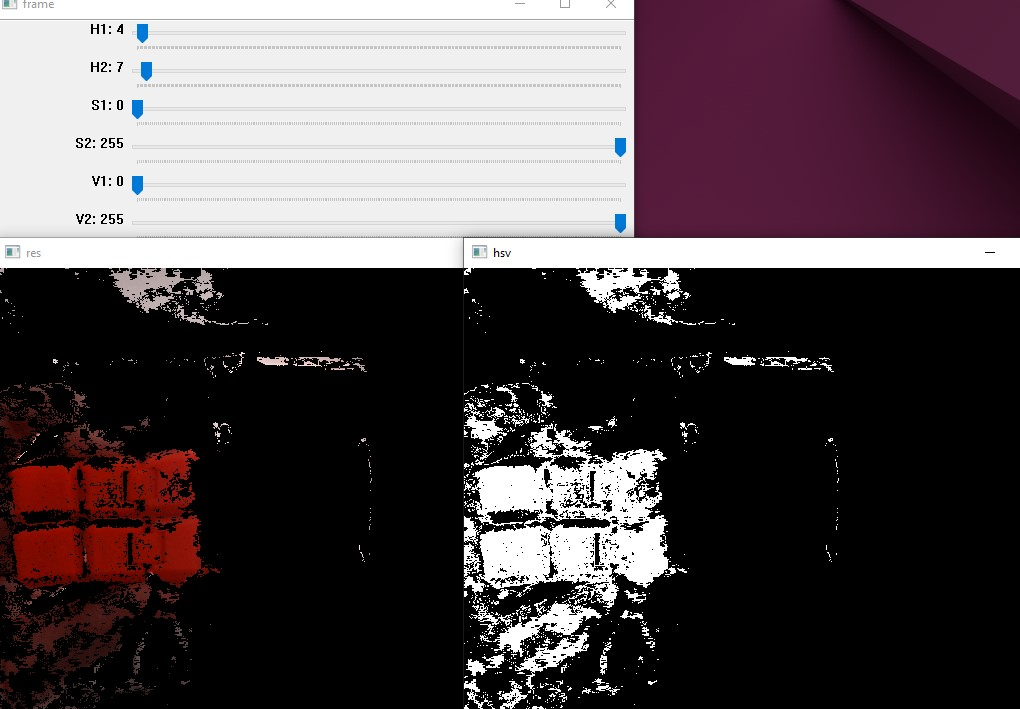
#> input picture renk-algilama/renk_tespiti_ornek.png.jpg, 1020 x 709 px, given in place of the camera
$ python renk_tespiti.py
#> lines starting #> are read from the running program, lines starting #| are printed output that depends on the picture; after the words box and inside, x2 and y2 are one past the last pixel; in counts of white or black regions, pixels touching at a corner belong together
import cv2
import numpy as np

camera= cv2.VideoCapture(0)

def nothing(x):
    pass

cv2.namedWindow("frame")
cv2.createTrackbar("H1","frame",0,359,nothing)
#> slider 'H1' is set to 100
cv2.createTrackbar("H2","frame",359,359,nothing)
cv2.createTrackbar("S1","frame",0,255,nothing)
#> slider 'S1' is set to 85
cv2.createTrackbar("S2","frame",255,255,nothing)
cv2.createTrackbar("V1","frame",0,255,nothing)
#> slider 'V1' is set to 85
cv2.createTrackbar("V2","frame",255,255,nothing)

while camera.isOpened():

    _, frame = camera.read()
#> frame is the input picture: shape (709, 1020, 3); mean B, G, R 78.5, 75.1, 84.7

    hsv= cv2.cvtColor(frame, cv2.COLOR_BGR2HSV)
#> hsv: shape (709, 1020, 3); mean H, S, V 24.8, 42.3, 85.1

    H1 = int( cv2.getTrackbarPos("H1", "frame") /2)
    H2 = int( cv2.getTrackbarPos("H2", "frame") /2)
    S1 = cv2.getTrackbarPos("S1", "frame")
    S2 = cv2.getTrackbarPos("S2", "frame")
    V1 = cv2.getTrackbarPos("V1", "frame")
    V2 = cv2.getTrackbarPos("V2", "frame")

    lower = np.array([H1,S1,V1])
    upper = np.array([H2,S2,V2])

    mask= cv2.inRange(hsv,lower,upper)
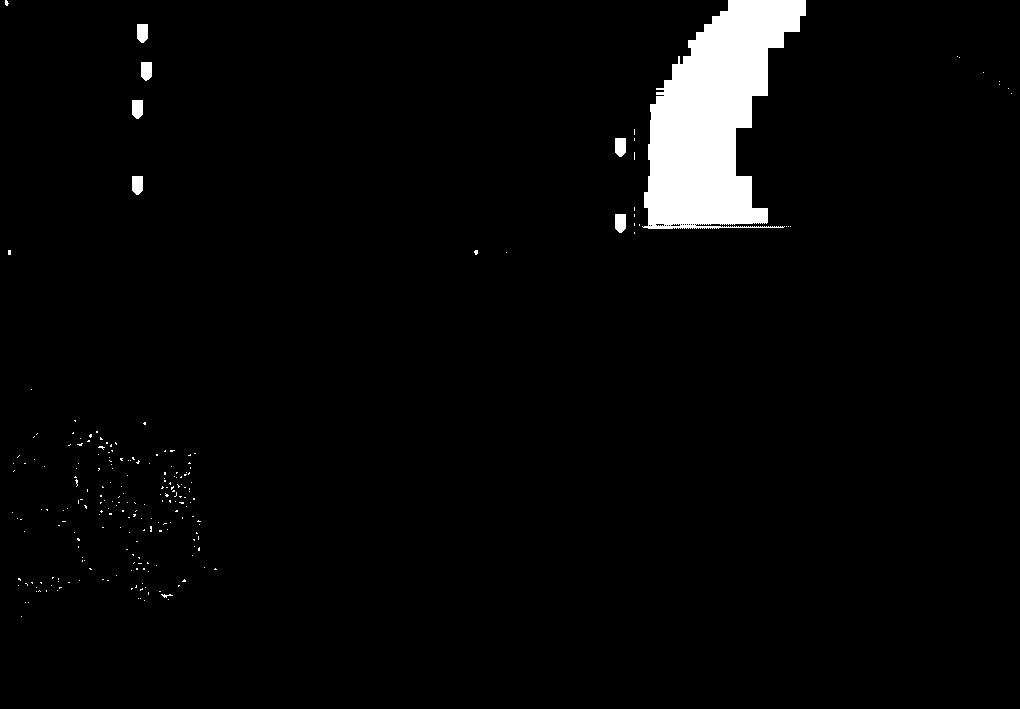
#> mask: shape (709, 1020); 3.3% white; 229 white regions (221 under 20 px), largest, box (x1, y1, x2, y2) and area: (642, 0, 806, 229) 21829, (137, 24, 148, 43) 189, (132, 100, 143, 119) 189

    res = cv2.bitwise_and(frame,frame,mask=mask)
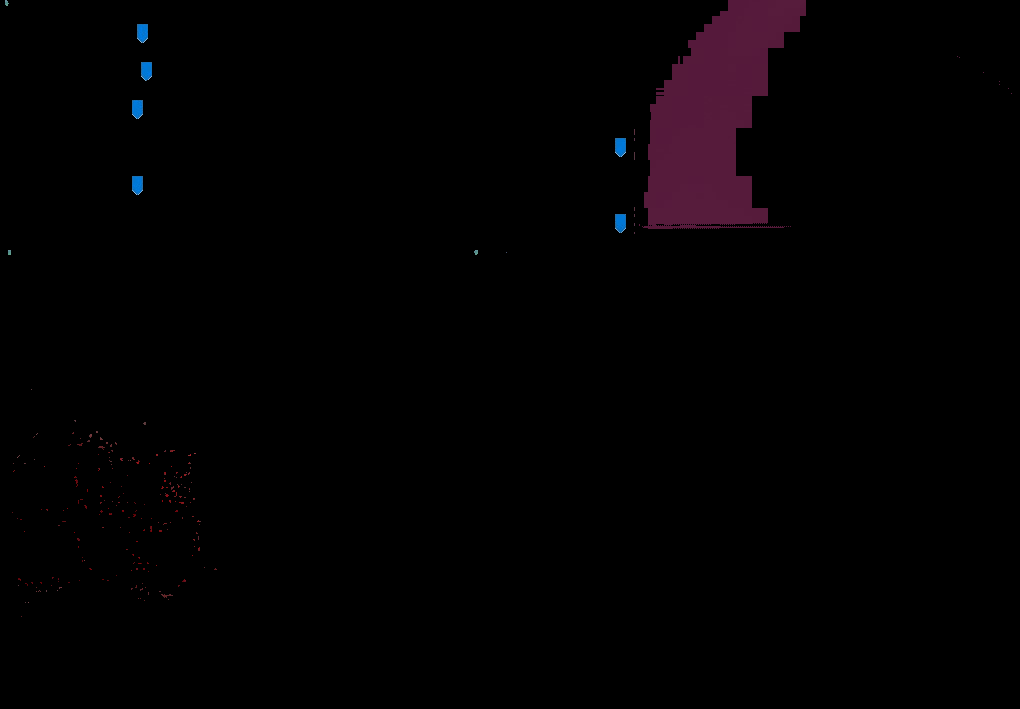
#> res: shape (709, 1020, 3); mean B, G, R 2.1, 1, 2.7

    cv2.imshow("frame",frame)
    cv2.imshow("hsv",mask)
    cv2.imshow("res",res)

    if cv2.waitKey(1)== ord("q"):
#> (key q is pressed here)
        break


cv2.waitKey(0)
cv2.destroyAllWindows()
